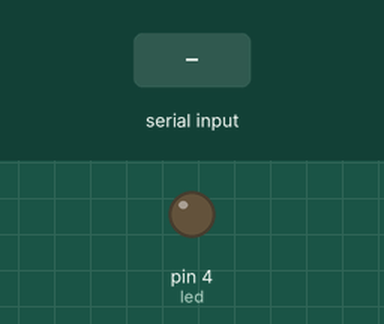
Bench run of a sketch on a simulated Arduino Uno, built with avr-gcc and run on an emulated ATmega328P. Parts: output pins drawn as LEDs (lit = HIGH). Inputs (shaded band) come from the test bench.

Above: at 1.2 s.
1.3 s: "1" received over Serial
At 1.9 s:
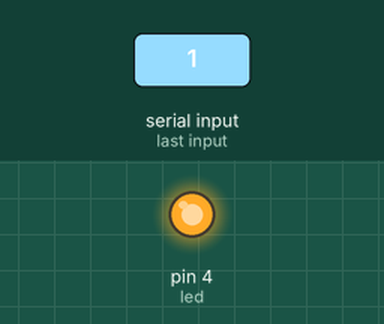
2.8 s: "0" received over Serial
At 4.2 s:
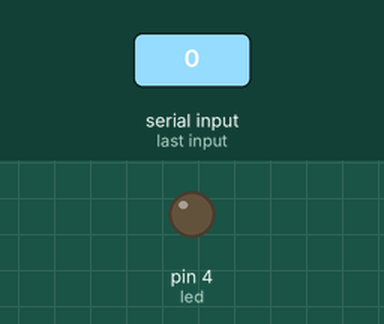
Timing chart, 0 to 5.8 s (numbered marks = the images above; inputs shaded):
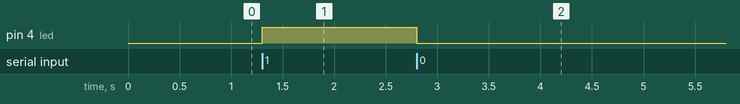

Measured:
- after the input at 1.3 s, pin 4 (led): LOW → HIGH at once
- after the input at 2.8 s, pin 4 (led): HIGH → LOW at once

The sketch:

recepteur_challange1.ino
```cpp
#define led 4

void setup() {
  Serial.begin(9600);
  pinMode(led,OUTPUT);

}

void loop() {

  if(Serial.available()){
    char commande = Serial.read();
    if(commande == '1'){
      digitalWrite(led,HIGH);
    }else if(commande == '0'){
      digitalWrite(led,LOW);
    }
  }


}
```
